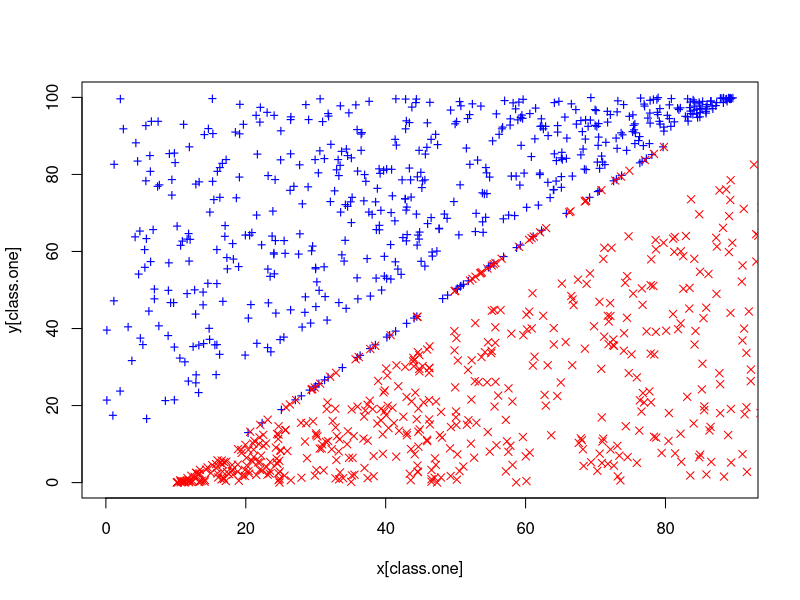
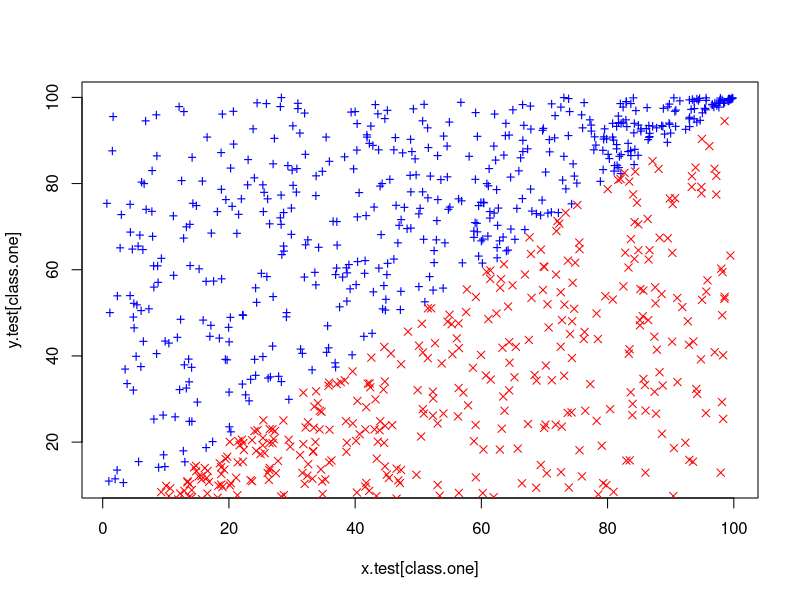
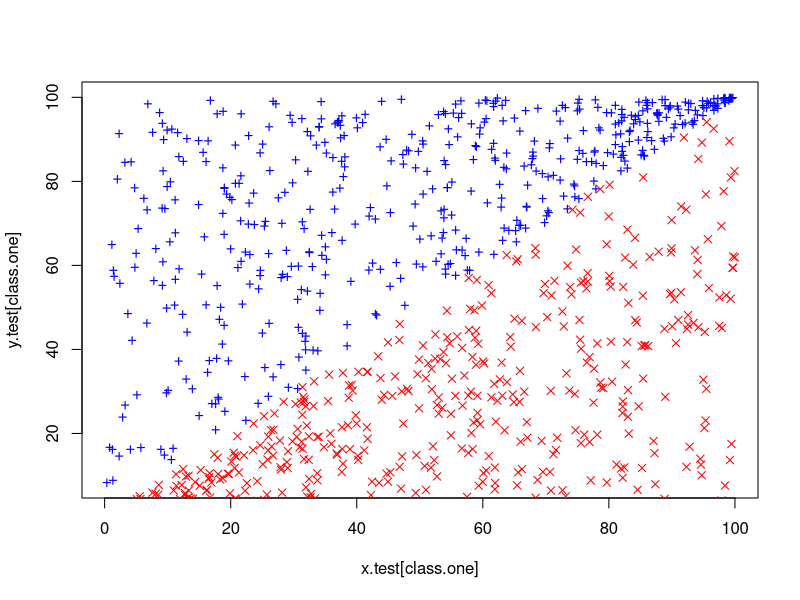

Here is the R script that generated these plots, in order:
rm(list = ls())
library(e1071)
set.seed(1)
x.one <- runif(500, 0, 90)
y.one <- runif(500, x.one + 10, 100)
x.one.noise <- runif(50, 20, 80)
y.one.noise <- 5/4 * (x.one.noise - 10) + 0.1

x.zero <- runif(500, 10, 100)
y.zero <- runif(500, 0, x.zero - 10)
x.zero.noise <- runif(50, 20, 80)
y.zero.noise <- 5/4 * (x.zero.noise - 10) - 0.1

class.one <- seq(1, 550)
x <- c(x.one, x.one.noise, x.zero, x.zero.noise)
y <- c(y.one, y.one.noise, y.zero, y.zero.noise)

plot(x[class.one], y[class.one], col = "blue", pch = "+", ylim = c(0, 100))
points(x[-class.one], y[-class.one], col = "red", pch = 4)

z <- rep(0, 1100)
z[class.one] <- 1
data <- data.frame(x = x, y = y, z = as.factor(z))

# 1 cross-validation
set.seed(2)
tune.out <- tune(svm,as.factor(z)~.,data = data,ranges= list(cost =c(0.01, 0.1, 1, 5, 10, 100, 1000, 10000)),kernel ="linear")

# 2 create dataframe
error <-tune.out$performances$error
cost <- tune.out$performances$cost
train.misclass <- data.frame(cost,error*1100)
names(train.misclass)<- c("cost","n_misclassified")


# 3 compute test errors
x.test <- runif(1000, 0, 100)
class.one <- sample(1000, 500)
y.test <- rep(NA, 1000)
# Set y > x for class.one
for (i in class.one) {
  y.test[i] <- runif(1, x.test[i], 100)
}
# set y < x for class.zero
for (i in setdiff(1:1000, class.one)) {
  y.test[i] <- runif(1, 0, x.test[i])
}
plot(x.test[class.one], y.test[class.one], col = "blue", pch = "+")
points(x.test[-class.one], y.test[-class.one], col = "red", pch = 4)
z.test <- rep(0, 1000)
z.test[class.one] <- 1
data.test <- data.frame(x = x.test, y = y.test, z = as.factor(z.test))
costs <- c(0.01, 0.1, 1, 5, 10, 100, 1000, 10000)

test.err <- rep(NA,8)
for (i in 1 : length(costs)){
  svm <- svm(z ~ ., data = data, kernel = "linear", cost = costs[i])
  svm_predict <- predict(svm, data.test)
  test.err[i] <- sum(svm_predict != data.test$z)
}
test.misclass<- data.frame(cost = costs, n_misclassified = test.err)

MC1 <- 1
test.misclass
train.misclass

# 1 cross-validation
set.seed(2)

# 2 create dataframe


# 3 compute test errors
set.seed(3)
x.test <- runif(1000, 0, 100)
class.one <- sample(1000, 500)
y.test <- rep(NA, 1000)
# Set y > x for class.one
for (i in class.one) {
  y.test[i] <- runif(1, x.test[i], 100)
}
# set y < x for class.zero
for (i in setdiff(1:1000, class.one)) {
  y.test[i] <- runif(1, 0, x.test[i])
}
plot(x.test[class.one], y.test[class.one], col = "blue", pch = "+")
points(x.test[-class.one], y.test[-class.one], col = "red", pch = 4)
z.test <- rep(0, 1000)
z.test[class.one] <- 1
data.test <- data.frame(x = x.test, y = y.test, z = as.factor(z.test))
costs <- c(0.01, 0.1, 1, 5, 10, 100, 1000, 10000)